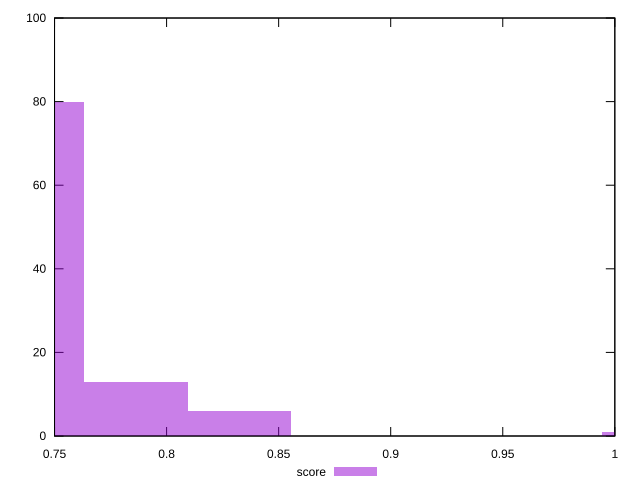

Reproduce this figure in gnuplot.
reset

$score <<EOF
1.0175706994877325 1
0.74005141780926 80
0.8325578450354175 6
0.7863046314223388 13
EOF

set key outside below
set boxwidth 0.04625321361307875
set xrange [0.75:1]
set yrange [0:100]
set trange [0:100]
set style fill transparent solid 0.5 noborder
set terminal svg size 640, 490 enhanced background rgb 'white'
set output "report_00021_2021-02-20T09:16:39.615Z/uses-rel-preconnect/samples/pages+cached/score/histogram.svg"

plot $score title "score" with boxes

reset
